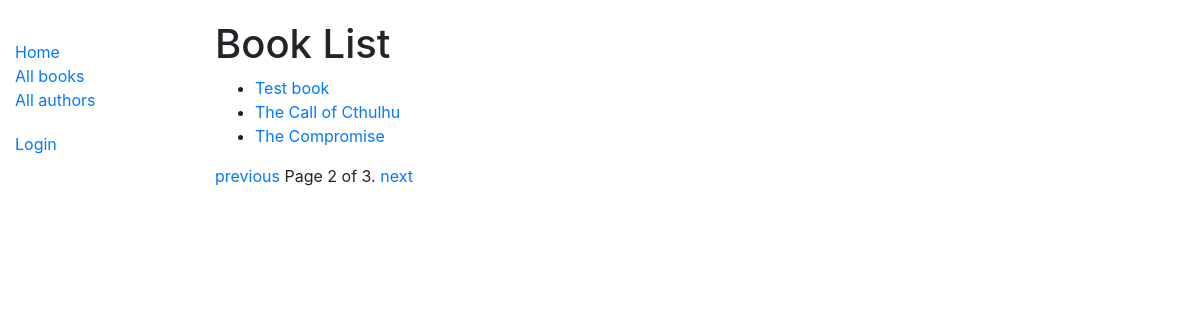
The app's page /catalog/books/?page=2 with its own data.
### catalog/models.py (models this page shows, shortened)
class Book(models.Model):
	title = models.CharField(max_length=200)
	summary = models.TextField()
	author = models.ForeignKey('Author', on_delete=models.SET_NULL, null=True)
	isbn = models.CharField('ISBN', max_length=13, help_text='13 Character <a href="https://www.isbn-international.org/content/what-isbn">ISBN number</a>')
	genre = models.ManyToManyField(Genre, help_text='Select a genre for this book')
	def get_absolute_url(self):
		return reverse('book-detail', args=[str(self.id)])
	class Meta:
		ordering = ['title']
	def display_genre(self):
		return ', '.join(genre.name for genre in self.genre.all())
	display_genre.short_description = 'Genre'

### catalog/views.py (the view)
# urls.py: path('books/', views.BookListView.as_view(), name='books'),
class BookListView(generic.ListView):
	model = Book
	paginate_by = 3

### catalog/templates/catalog/book_list.html (shortened to what this page needs)
{% extends "base_generic.html" %}
{% block content %}
<h1>Book List</h1>
{% if book_list %}
<ul>
	{% for book in book_list %}
		<li>
			<a href="{{ book.get_absolute_url }}">{{ book.title }}</a>
		</li>
	{% endfor %}
</ul>
{% else %}
<p>There are no books in the library</p>
{% endif %}
{% endblock %}

### catalog/static/css/styles.css (style rules this page uses)
body { margin-top: 20px; }

### records on screen
Book: title "Test book"
Book: title "The Call of Cthulhu"
Book: title "The Compromise"

### other values on screen
{{ page_obj.number }} "2"
{{ page_obj.paginator.num_pages }} "3"
